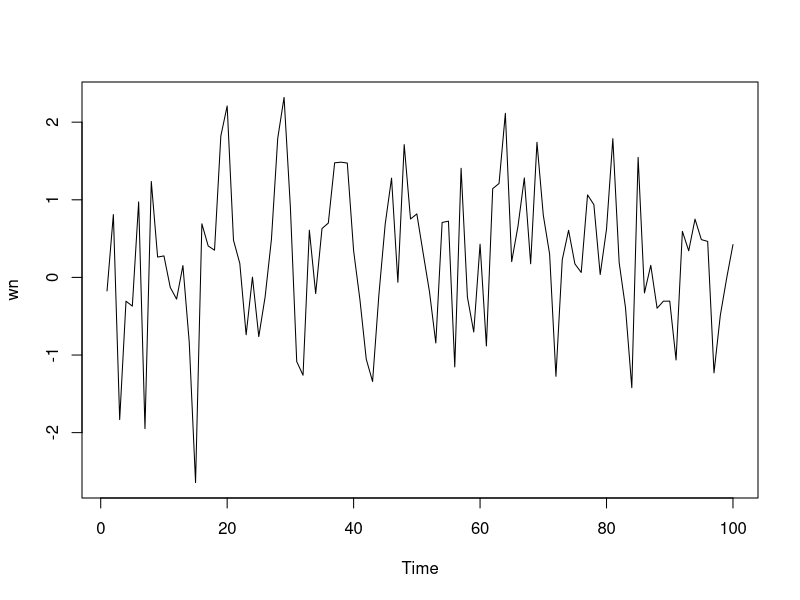
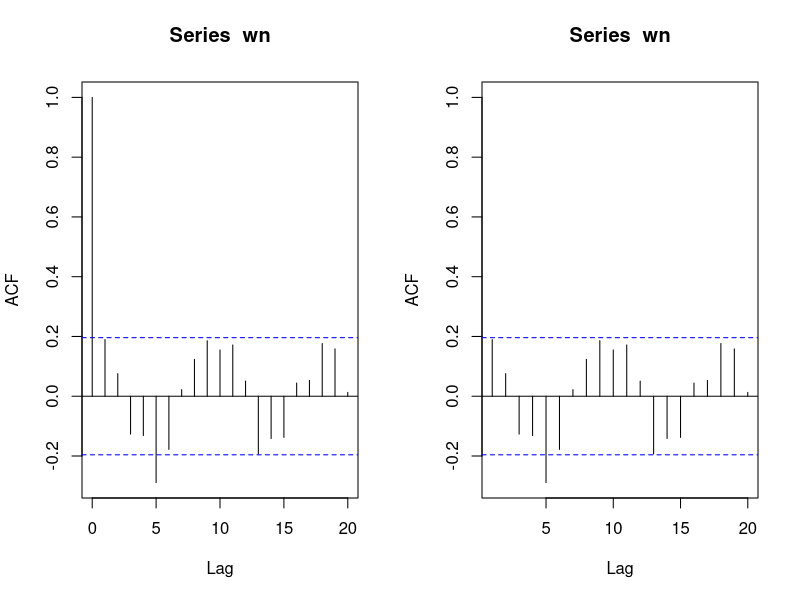
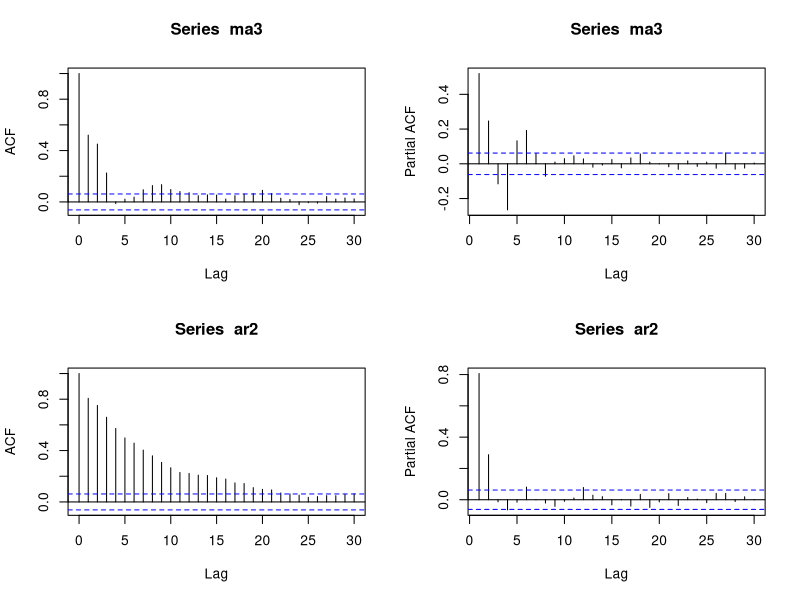

Reproduce these figures in R, in order.
## ---- chunk 1
knitr::opts_chunk$set(echo = TRUE)
## ---- chunk 2
wn <- rnorm(100)
ts.plot(wn)
## ---- chunk 3
par(mfrow = c(1, 2)) 
acf(wn)
acf(wn, xlim = c(1, 20))
## ---- chunk 4
ma <- wn[1]
## ---- chunk 5
for(i in 2:100){
   ma[i] <- wn[i] + 0.5 * wn[i - 1] 
}
## ---- chunk 6
set.seed(30)
coefs <- c(0.3, 0.5, 0.2)
e <- c(1, 2, 3)

coefs %*% e
## ---- chunk 7
coefs * e
sum(coefs * e)
## ---- chunk 8
arma.sim <- function(n, macoef, arcoef){
  manum <- length(macoef)
  arnum <- length(arcoef)
  stopifnot(manum < n & arnum < n)
  
  wn <- rnorm(n, sd = 0.5)
  init <- max(manum, arnum)

  arma <- wn[1:init]
  for(i in {init+1}:n){
   mastart <- i - manum
   maend <- i-1
   arstart <- i - arnum
   arend <- i-1
   arma[i] <- sum(arcoef * arma[arstart:arend]) + sum(macoef * wn[mastart:maend])  + wn[i]
   }
  return(arma)
}
## ---- chunk 9
# beberapa contoh pembangkitan melalui fungsi

ma3 <- arma.sim(1000, c(0.4, 0.6,0.4), 0)
ar2 <- arma.sim(1000, 0, c(0.3, 0.6))

par(mfrow = c(2, 2))
acf(ma3)
pacf(ma3)
acf(ar2)
pacf(ar2)
## ---- chunk 10
#contoh untuk ARMA
arma22 <- arma.sim(2000, c(0.3, 0.4), c(0.3,0.4))

arma22 |> arima(c(2,0,2))
